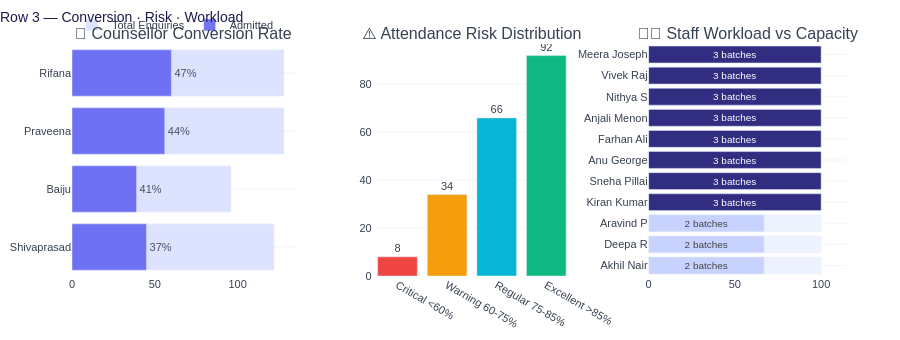

Here is the notebook cell this chart was saved with:
### Markdown cell above
## 4 · Row 3 — Three cross-dataset panels
- **Counsellor Conversion Rate** — enquiries vs admitted per counsellor
- **Attendance Risk Bands** — students bucketed Critical / Warning / Regular / Excellent
- **Staff Workload vs Capacity** — batch load % against 3-batch max

### Code cell
# ═══════════════════════════════════════════════════════════════════════════════
# ROW 3 — Counsellor Conversion · Attendance Risk · Staff Workload
# ═══════════════════════════════════════════════════════════════════════════════

fig_row3 = make_subplots(
    rows=1, cols=3,
    subplot_titles=[
        '🎯 Counsellor Conversion Rate',
        '⚠️ Attendance Risk Distribution',
        '👩🏫 Staff Workload vs Capacity',
    ],
    column_widths=[0.36, 0.32, 0.32],
    horizontal_spacing=0.1,
)

# ── 3A: Counsellor Conversion ────────────────────────────────────────────────
total_by = admission.groupby('attended_by').size()
admit_by = admission[admission['status']=='Admitted'].groupby('attended_by').size()
conv_df  = pd.DataFrame({
    'Counsellor': total_by.index,
    'Total':      total_by.values,
    'Admitted':   admit_by.reindex(total_by.index, fill_value=0).values,
})
conv_df['Conv%'] = (conv_df['Admitted'] / conv_df['Total'] * 100).round(1)
conv_df = conv_df.sort_values('Conv%', ascending=True)

fig_row3.add_trace(go.Bar(
    y=conv_df['Counsellor'], x=conv_df['Total'],
    name='Total Enquiries', orientation='h',
    marker_color='#C7D2FE', opacity=0.6, showlegend=True,
), row=1, col=1)
fig_row3.add_trace(go.Bar(
    y=conv_df['Counsellor'], x=conv_df['Admitted'],
    name='Admitted', orientation='h',
    marker_color='#6366F1', opacity=0.9,
    text=conv_df['Conv%'].apply(lambda v: f'{v:.0f}%'),
    textposition='outside', showlegend=True,
), row=1, col=1)
fig_row3.update_layout(barmode='overlay')

# ── 3B: Attendance Risk Bands ────────────────────────────────────────────────
risk_bins   = [0, 60, 75, 85, 101]
risk_labels = ['Critical\n<60%', 'Warning\n60-75%', 'Regular\n75-85%', 'Excellent\n>85%']
risk_colors = ['#EF4444', '#F59E0B', '#06B6D4', '#10B981']
att_risk = pd.cut(
    attendance['Attendance %'], bins=risk_bins,
    labels=risk_labels, right=False
).value_counts().reindex(risk_labels).fillna(0).reset_index()
att_risk.columns = ['Risk Band', 'Students']

fig_row3.add_trace(go.Bar(
    x=att_risk['Risk Band'], y=att_risk['Students'],
    marker_color=risk_colors,
    text=att_risk['Students'].astype(int),
    textposition='outside',
    showlegend=False,
    hovertemplate='%{x}<br>Students: %{y}<extra></extra>',
), row=1, col=2)

# ── 3C: Staff Workload ───────────────────────────────────────────────────────
staff_ov = staff[staff['batches_handling'] > 0].copy()
staff_ov['capacity_pct'] = (staff_ov['batches_handling'] / 3 * 100).round(0)
staff_ov = staff_ov.sort_values('capacity_pct', ascending=True)

fig_row3.add_trace(go.Bar(
    y=staff_ov['name'], x=[100]*len(staff_ov),
    orientation='h', marker_color='#EEF2FF',
    showlegend=False, hoverinfo='skip',
), row=1, col=3)
fig_row3.add_trace(go.Bar(
    y=staff_ov['name'], x=staff_ov['capacity_pct'],
    orientation='h',
    marker=dict(
        color=staff_ov['capacity_pct'].tolist(),
        colorscale=[[0,'#C7D2FE'],[0.5,'#6366F1'],[1,'#312E81']],
        showscale=False,
    ),
    text=staff_ov['batches_handling'].apply(lambda v: f'{int(v)} batches'),
    textposition='inside', insidetextanchor='middle',
    showlegend=False,
    hovertemplate='%{y}<br>Load: %{x:.0f}%<extra></extra>',
), row=1, col=3)

fig_row3.update_layout(
    barmode='overlay',
    title=dict(text='Row 3 — Conversion · Risk · Workload', font=dict(size=14, color='#1E1B4B'), x=0),
    legend=dict(orientation='h', y=1.1, x=0),
)
plotly_defaults(fig_row3, 340)
fig_row3.update_xaxes(range=[0, 115], row=1, col=3)
fig_row3.show()

### Figure 1 — Plotly figure (JSON) as saved in the notebook; plotly's stock layout.template omitted (floating-point values rounded to 4 significant figures)
{"data": [{"marker": {"color": "#C7D2FE"}, "name": "Total Enquiries", "opacity": 0.6, "orientation": "h", "showlegend": true, "type": "bar", "x": [122, 96, 128, 128], "xaxis": "x", "y": ["Shivaprasad", "Baiju", "Praveena", "Rifana"], "yaxis": "y"}, {"marker": {"color": "#6366F1"}, "name": "Admitted", "opacity": 0.9, "orientation": "h", "showlegend": true, "text": ["37%", "41%", "44%", "47%"], "textposition": "outside", "type": "bar", "x": [45, 39, 56, 60], "xaxis": "x", "y": ["Shivaprasad", "Baiju", "Praveena", "Rifana"], "yaxis": "y"}, {"hovertemplate": "%{x}<br>Students: %{y}<extra></extra>", "marker": {"color": ["#EF4444", "#F59E0B", "#06B6D4", "#10B981"]}, "showlegend": false, "text": [8.0, 34.0, 66.0, 92.0], "textposition": "outside", "type": "bar", "x": ["Critical\n<60%", "Warning\n60-75%", "Regular\n75-85%", "Excellent\n>85%"], "xaxis": "x2", "y": [8, 34, 66, 92], "yaxis": "y2"}, {"hoverinfo": "skip", "marker": {"color": "#EEF2FF"}, "orientation": "h", "showlegend": false, "type": "bar", "x": [100, 100, 100, 100, 100, 100, 100, 100, 100, 100, 100], "xaxis": "x3", "y": ["Akhil Nair", "Deepa R", "Aravind P", "Kiran Kumar", "Sneha Pillai", "Anu George", "Farhan Ali", "Anjali Menon", "Nithya S", "Vivek Raj", "Meera Joseph"], "yaxis": "y3"}, {"hovertemplate": "%{y}<br>Load: %{x:.0f}%<extra></extra>", "insidetextanchor": "middle", "marker": {"color": [67, 67, 67, 100, 100, 100, 100, 100, 100, 100, 100], "colorscale": [[0, "#C7D2FE"], [0.5, "#6366F1"], [1, "#312E81"]], "showscale": false}, "orientation": "h", "showlegend": false, "text": ["2 batches", "2 batches", "2 batches", "3 batches", "3 batches", "3 batches", "3 batches", "3 batches", "3 batches", "3 batches", "3 batches"], "textposition": "inside", "type": "bar", "x": [67.0, 67.0, 67.0, 100.0, 100.0, 100.0, 100.0, 100.0, 100.0, 100.0, 100.0], "xaxis": "x3", "y": ["Akhil Nair", "Deepa R", "Aravind P", "Kiran Kumar", "Sneha Pillai", "Anu George", "Farhan Ali", "Anjali Menon", "Nithya S", "Vivek Raj", "Meera Joseph"], "yaxis": "y3"}], "layout": {"annotations": [{"font": {"size": 16}, "showarrow": false, "text": "🎯 Counsellor Conversion Rate", "x": 0.144, "xanchor": "center", "xref": "paper", "y": 1, "yanchor": "bottom", "yref": "paper"}, {"font": {"size": 16}, "showarrow": false, "text": "⚠️ Attendance Risk Distribution", "x": 0.516, "xanchor": "center", "xref": "paper", "y": 1, "yanchor": "bottom", "yref": "paper"}, {"font": {"size": 16}, "showarrow": false, "text": "👩🏫 Staff Workload vs Capacity", "x": 0.872, "xanchor": "center", "xref": "paper", "y": 1, "yanchor": "bottom", "yref": "paper"}], "barmode": "overlay", "font": {"color": "#374151", "family": "Arial, sans-serif", "size": 11}, "height": 340, "legend": {"orientation": "h", "x": 0, "xanchor": "left", "y": 1.02, "yanchor": "bottom"}, "margin": {"b": 20, "l": 10, "r": 10, "t": 40}, "paper_bgcolor": "white", "plot_bgcolor": "rgba(0,0,0,0)", "title": {"font": {"color": "#1E1B4B", "size": 14}, "text": "Row 3 — Conversion · Risk · Workload", "x": 0}, "xaxis": {"anchor": "y", "domain": [0, 0.288], "showgrid": false, "showline": false}, "xaxis2": {"anchor": "y2", "domain": [0.388, 0.644], "showgrid": false, "showline": false}, "xaxis3": {"anchor": "y3", "domain": [0.744, 1], "range": [0, 115], "showgrid": false, "showline": false}, "yaxis": {"anchor": "x", "domain": [0, 1], "gridcolor": "rgba(99,102,241,.08)", "showgrid": true, "showline": false}, "yaxis2": {"anchor": "x2", "domain": [0, 1], "gridcolor": "rgba(99,102,241,.08)", "showgrid": true, "showline": false}, "yaxis3": {"anchor": "x3", "domain": [0, 1], "gridcolor": "rgba(99,102,241,.08)", "showgrid": true, "showline": false}}}
